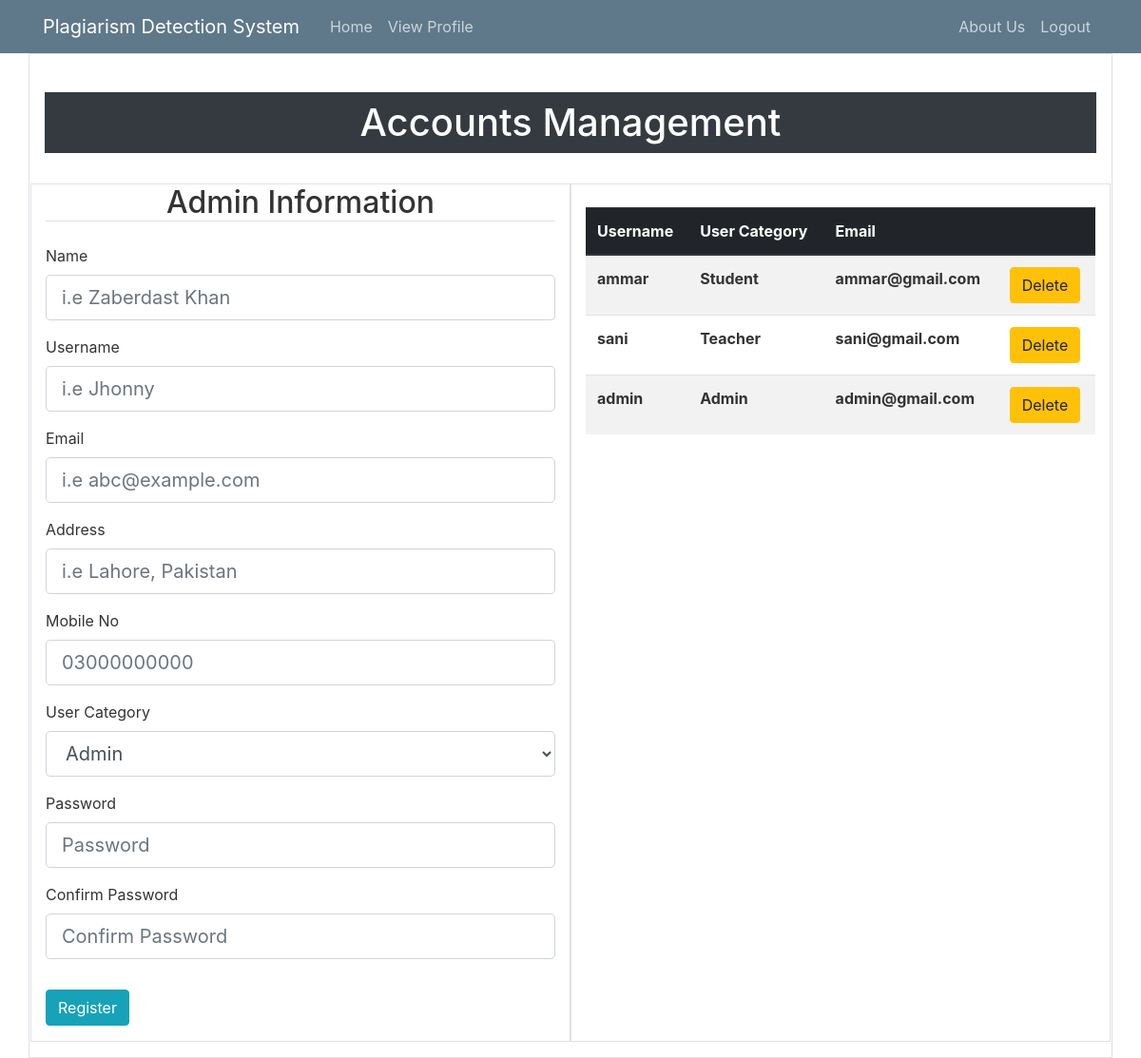
Page /account_management on the committed database.
### lms/models.py (models this page shows, shortened)
class User(db.Model, UserMixin):
    id = db.Column(db.Integer, primary_key=True)
    name = db.Column(db.String(30), unique=False, nullable=False)
    username = db.Column(db.String(20), unique=True, nullable=False)
    email = db.Column(db.String(120), unique=True, nullable=False)
    mobile_no = db.Column(db.String(120), unique=True, nullable=True)
    address = db.Column(db.String(20), unique=False, nullable=True)
    user_category = db.Column(db.String(20), unique=False, nullable=False)
    image_file = db.Column(db.String(20), nullable=False, default='default.jpg')
    password = db.Column(db.String(60), nullable=False)

### lms/routes.py (the view, shortened to what this page needs)
@app.route('/account_management', methods=['GET', 'POST'])
def account_management():
    reg_form = RegistrationForm()
    search_form = UserSearchForm()
    headings = ['Username', 'User Category', 'Email', '']
    data = User.query.all()
    data.sort(key=lambda x: x.id, reverse=True)
    return render_template('account_management.html', title='User Accounts Management', form=reg_form, data=data,
                           headings=headings, search_form=search_form)

### lms/forms.py
class UserSearchForm(FlaskForm):
    search_box = StringField('username',
                             validators=[DataRequired()], render_kw={"placeholder": "Username"})
    search = SubmitField('Search')

### lms/templates/account_management.html (shortened to what this page needs)
{% extends "layout.html" %}
{% block content %}
    <div class="container border p-3">
        <br>
        <div class="bg-dark"><h1 class="text-center text-white py-2"> Accounts Management </h1></div>
        <br>
        <div class="row border">
            <div class="col border-right">
                <form method="POST" action="">
                    <fieldset class="form-group">
                    <legend class="border-bottom mb-4 text-center h2">Admin Information</legend>
                    <div class="form-group">
                            {{ form.name.label(class="form-control-label") }}
                            {% if form.name.errors %}
                                {{ form.name(class="form-control form-control-lg is-invalid") }}
                            <div class="invalid-feedback">
                                {% for error in form.name.errors %}
                                    <span>{{ error }}</span>
                                {% endfor %}
                            </div>
                        {% else %}
                            {{ form.name(class="form-control form-control-lg") }}
                        {% endif %}
                    </div>
                    <div class="form-group">
                            {{ form.username.label(class="form-control-label") }}
                            {% if form.username.errors %}
                                {{ form.username(class="form-control form-control-lg is-invalid") }}
                            <div class="invalid-feedback">
                                {% for error in form.username.errors %}
                                    <span>{{ error }}</span>
                                {% endfor %}
                            </div>
                        {% else %}
                            {{ form.username(class="form-control form-control-lg") }}
                        {% endif %}
                    </div>
                    <div class="form-group">
                        {{ form.email.label(class="form-control-label") }}
                        {% if form.email.errors %}
                            {{ form.email(class="form-control form-control-lg is-invalid") }}
                            <div class="invalid-feedback">
                                {% for error in form.email.errors %}
                                    <span>{{ error }}</span>
                                {% endfor %}
                            </div>
                        {% else %}
                            {{ form.email(class="form-control form-control-lg") }}
                        {% endif %}
                    </div>
                    <div class="form-group">
                        {{ form.address.label(class="form-control-label") }}
                        {% if form.address.errors %}
                            {{ form.address(class="form-control form-control-lg is-invalid") }}
                            <div class="invalid-feedback">
                                {% for error in form.address.errors %}
                                    <span>{{ error }}</span>
                                {% endfor %}
                            </div>
                        {% else %}
                            {{ form.address(class="form-control form-control-lg") }}
                        {% endif %}
                    </div>
                    <div class="form-group">
                        {{ form.mobile_no.label(class="form-control-label") }}
                        {% if form.mobile_no.errors %}
                            {{ form.mobile_no(class="form-control form-control-lg is-invalid") }}
                            <div class="invalid-feedback">
                                {% for error in form.mobile_no.errors %}
                                    <span>{{ error }}</span>
                                {% endfor %}
                            </div>
                        {% else %}
                            {{ form.mobile_no(class="form-control form-control-lg") }}
                        {% endif %}
                    </div>
                    <div class="form-group">
                            {{ form.user_category.label(class="form-control-label") }}
                            {% if form.user_category.errors %}
                                {{ form.user_category(class="form-control form-control-lg is-invalid") }}
                                <div class="invalid-feedback">
                                    {% for error in form.user_category.errors %}
                                        <span>{{ error }}</span>
                                    {% endfor %}
                                </div>
                            {% else %}
                                {{ form.user_category(class="form-control form-control-lg") }}
                            {% endif %}
                        </div>
                    <div class="form-group">
                        {{ form.password.label(class="form-control-label") }}
                        {% if form.password.errors %}
                            {{ form.password(class="form-control form-control-lg is-invalid") }}
                            <div class="invalid-feedback">
                                {% for error in form.password.errors %}
                                    <span>{{ error }}</span>
                                {% endfor %}
                            </div>
                        {% else %}
                            {{ form.password(class="form-control form-control-lg") }}
                        {% endif %}
                    </div>
                    <div class="form-group">
                        {{ form.confirm_password.label(class="form-control-label") }}
                        {% if form.confirm_password.errors %}
                            {{ form.confirm_password(class="form-control form-control-lg is-invalid") }}
                            <div class="invalid-feedback">
                                {% for error in form.confirm_password.errors %}
                                    <span>{{ error }}</span>
                                {% endfor %}
                            </div>
                        {% else %}
                            {{ form.confirm_password(class="form-control form-control-lg") }}
                        {% endif %}
                    </div>
                    </fieldset>
                    <div class="form-group">
                    {{ form.register(class="btn btn-info") }}
                    </div>
                </form>
            </div>
            <div class="col border-left">
                <br>
                <div class="table-responsive">
                    <table class="table table-hover table-striped">
                  <thead class="thead-dark">
                    <tr>
                        {% for heading in headings %}
                      <th scope="col">{{ heading }}</th>
                        {% endfor %}
                    </tr>
                  </thead>
                <tbody>
                {% for row in data %}
                <tr>
                    <th scope="row">{{ row.username }}</th>
                    <th scope="row">{{ row.user_category }}</th>
                    <th scope="row">{{ row.email }}</th>
                    <th scope="row">
                        <a href="/delete_user/{{row.id}}/" class="btn btn-warning btn-xs">Delete</a>
                    </th>
                </tr>
                {% endfor %}
                </tbody>
        </table>
                </div>
            </div>
        </div>
    </div>
{% endblock content %}

### lms/static/main.css (style rules this page uses)
body { background: #fafafa; color: #333333; }
h1, h2, h3, h4, h5, h6 { color: #444444; }

### rows in the picture
User: username "ammar", user_category "Student", email "ammar@gmail.com"
User: username "sani", user_category "Teacher", email "sani@gmail.com"
User: username "admin", user_category "Admin", email "admin@gmail.com"

### other values in the picture
{{ heading }} "Username" "User Category" "Email"
